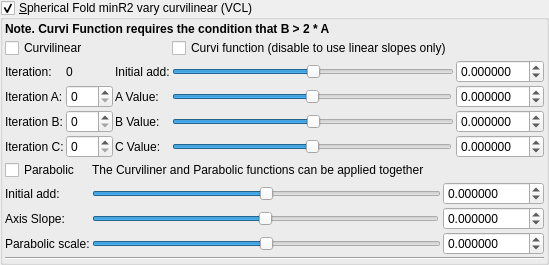
       <widget class="MyGroupBox" name="groupCheck_transf_function_enabledy_false">
        <property name="title">
         <string>&amp;Spherical Fold minR2 vary curvilinear (VCL)</string>
        </property>
        <property name="checkable">
         <bool>true</bool>
        </property>
        <layout class="QVBoxLayout" name="verticalLayout_22" stretch="0,0,0">
         <property name="spacing">
          <number>2</number>
         </property>
         <property name="leftMargin">
          <number>2</number>
         </property>
         <property name="topMargin">
          <number>2</number>
         </property>
         <property name="rightMargin">
          <number>2</number>
         </property>
         <property name="bottomMargin">
          <number>2</number>
         </property>
         <item>
          <layout class="QGridLayout" name="gridLayout_38">
           <property name="spacing">
            <number>2</number>
           </property>
           <item row="3" column="1">
            <widget class="MySpinBox" name="spinboxInt_Cpara_iterA">
             <property name="sizePolicy">
              <sizepolicy hsizetype="Minimum" vsizetype="Maximum">
               <horstretch>0</horstretch>
               <verstretch>0</verstretch>
              </sizepolicy>
             </property>
             <property name="maximum">
              <number>250</number>
             </property>
            </widget>
           </item>
           <item row="1" column="0" colspan="2">
            <widget class="QCheckBox" name="checkBox_Cpara_enabledLinear">
             <property name="text">
              <string>Curvilinear</string>
             </property>
            </widget>
           </item>
           <item row="5" column="0">
            <widget class="QLabel" name="label_176">
             <property name="text">
              <string>Iteration B:</string>
             </property>
            </widget>
           </item>
           <item row="3" column="2">
            <widget class="QLabel" name="label_104">
             <property name="text">
              <string>A Value:</string>
             </property>
            </widget>
           </item>
           <item row="5" column="1">
            <widget class="MySpinBox" name="spinboxInt_Cpara_iterB">
             <property name="sizePolicy">
              <sizepolicy hsizetype="Minimum" vsizetype="Maximum">
               <horstretch>0</horstretch>
               <verstretch>0</verstretch>
              </sizepolicy>
             </property>
             <property name="maximum">
              <number>250</number>
             </property>
            </widget>
           </item>
           <item row="2" column="5">
            <widget class="MyDoubleSpinBox" name="spinbox_Cpara_para00">
             <property name="sizePolicy">
              <sizepolicy hsizetype="Minimum" vsizetype="Maximum">
               <horstretch>0</horstretch>
               <verstretch>0</verstretch>
              </sizepolicy>
             </property>
             <property name="prefix">
              <string/>
             </property>
             <property name="suffix">
              <string/>
             </property>
             <property name="decimals">
              <number>6</number>
             </property>
             <property name="minimum">
              <double>-99.000000000000000</double>
             </property>
             <property name="maximum">
              <double>99.000000000000000</double>
             </property>
             <property name="singleStep">
              <double>0.100000000000000</double>
             </property>
            </widget>
           </item>
           <item row="5" column="2">
            <widget class="QLabel" name="label_105">
             <property name="text">
              <string>B Value:</string>
             </property>
            </widget>
           </item>
           <item row="6" column="3">
            <widget class="QSlider" name="slider_Cpara_paraC">
             <property name="sizePolicy">
              <sizepolicy hsizetype="Expanding" vsizetype="Maximum">
               <horstretch>0</horstretch>
               <verstretch>0</verstretch>
              </sizepolicy>
             </property>
             <property name="minimum">
              <number>-5000000</number>
             </property>
             <property name="maximum">
              <number>5000000</number>
             </property>
             <property name="value">
              <number>0</number>
             </property>
             <property name="sliderPosition">
              <number>0</number>
             </property>
             <property name="orientation">
              <enum>Qt::Horizontal</enum>
             </property>
            </widget>
           </item>
           <item row="0" column="0" colspan="4">
            <widget class="QLabel" name="label_103">
             <property name="font">
              <font>
               <weight>75</weight>
               <bold>true</bold>
              </font>
             </property>
             <property name="text">
              <string>Note. Curvi Function requires the condition that B &gt; 2 * A</string>
             </property>
            </widget>
           </item>
           <item row="6" column="1">
            <widget class="MySpinBox" name="spinboxInt_Cpara_iterC">
             <property name="sizePolicy">
              <sizepolicy hsizetype="Minimum" vsizetype="Maximum">
               <horstretch>0</horstretch>
               <verstretch>0</verstretch>
              </sizepolicy>
             </property>
             <property name="maximum">
              <number>250</number>
             </property>
            </widget>
           </item>
           <item row="3" column="5">
            <widget class="MyDoubleSpinBox" name="spinbox_Cpara_paraA">
             <property name="sizePolicy">
              <sizepolicy hsizetype="Minimum" vsizetype="Maximum">
               <horstretch>0</horstretch>
               <verstretch>0</verstretch>
              </sizepolicy>
             </property>
             <property name="prefix">
              <string/>
             </property>
             <property name="suffix">
              <string/>
             </property>
             <property name="decimals">
              <number>6</number>
             </property>
             <property name="minimum">
              <double>-99.000000000000000</double>
             </property>
             <property name="maximum">
              <double>99.000000000000000</double>
             </property>
             <property name="singleStep">
              <double>0.100000000000000</double>
             </property>
            </widget>
           </item>
           <item row="5" column="3" colspan="2">
            <widget class="QSlider" name="slider_Cpara_paraB">
             <property name="sizePolicy">
              <sizepolicy hsizetype="Expanding" vsizetype="Maximum">
               <horstretch>0</horstretch>
               <verstretch>0</verstretch>
              </sizepolicy>
             </property>
             <property name="minimum">
              <number>-5000000</number>
             </property>
             <property name="maximum">
              <number>5000000</number>
             </property>
             <property name="value">
              <number>0</number>
             </property>
             <property name="sliderPosition">
              <number>0</number>
             </property>
             <property name="orientation">
              <enum>Qt::Horizontal</enum>
             </property>
            </widget>
           </item>
           <item row="6" column="2">
            <widget class="QLabel" name="label_106">
             <property name="text">
              <string>C Value:</string>
             </property>
            </widget>
           </item>
           <item row="2" column="1">
            <widget class="QLabel" name="label_178">
             <property name="text">
              <string notr="true">0</string>
             </property>
            </widget>
           </item>
           <item row="5" column="5">
            <widget class="MyDoubleSpinBox" name="spinbox_Cpara_paraB">
             <property name="sizePolicy">
              <sizepolicy hsizetype="Minimum" vsizetype="Maximum">
               <horstretch>0</horstretch>
               <verstretch>0</verstretch>
              </sizepolicy>
             </property>
             <property name="prefix">
              <string/>
             </property>
             <property name="suffix">
              <string/>
             </property>
             <property name="decimals">
              <number>6</number>
             </property>
             <property name="minimum">
              <double>-99.000000000000000</double>
             </property>
             <property name="maximum">
              <double>99.000000000000000</double>
             </property>
             <property name="singleStep">
              <double>0.100000000000000</double>
             </property>
            </widget>
           </item>
           <item row="2" column="3" colspan="2">
            <widget class="QSlider" name="slider_Cpara_para00">
             <property name="sizePolicy">
              <sizepolicy hsizetype="Expanding" vsizetype="Maximum">
               <horstretch>0</horstretch>
               <verstretch>0</verstretch>
              </sizepolicy>
             </property>
             <property name="minimum">
              <number>-5000000</number>
             </property>
             <property name="maximum">
              <number>5000000</number>
             </property>
             <property name="singleStep">
              <number>1</number>
             </property>
             <property name="orientation">
              <enum>Qt::Horizontal</enum>
             </property>
            </widget>
           </item>
           <item row="3" column="0">
            <widget class="QLabel" name="label_179">
             <property name="text">
              <string>Iteration A:</string>
             </property>
            </widget>
           </item>
           <item row="6" column="0">
            <widget class="QLabel" name="label_180">
             <property name="text">
              <string>Iteration C:</string>
             </property>
            </widget>
           </item>
           <item row="1" column="3">
            <widget class="QCheckBox" name="checkBox_Cpara_enabledCurves">
             <property name="text">
              <string>Curvi function (disable to use linear slopes only)</string>
             </property>
            </widget>
           </item>
           <item row="3" column="3">
            <widget class="QSlider" name="slider_Cpara_paraA">
             <property name="sizePolicy">
              <sizepolicy hsizetype="Expanding" vsizetype="Maximum">
               <horstretch>0</horstretch>
               <verstretch>0</verstretch>
              </sizepolicy>
             </property>
             <property name="minimum">
              <number>-5000000</number>
             </property>
             <property name="maximum">
              <number>5000000</number>
             </property>
             <property name="singleStep">
              <number>1</number>
             </property>
             <property name="orientation">
              <enum>Qt::Horizontal</enum>
             </property>
            </widget>
           </item>
           <item row="6" column="5">
            <widget class="MyDoubleSpinBox" name="spinbox_Cpara_paraC">
             <property name="sizePolicy">
              <sizepolicy hsizetype="Minimum" vsizetype="Maximum">
               <horstretch>0</horstretch>
               <verstretch>0</verstretch>
              </sizepolicy>
             </property>
             <property name="prefix">
              <string/>
             </property>
             <property name="suffix">
              <string/>
             </property>
             <property name="decimals">
              <number>6</number>
             </property>
             <property name="minimum">
              <double>-99.000000000000000</double>
             </property>
             <property name="maximum">
              <double>99.000000000000000</double>
             </property>
             <property name="singleStep">
              <double>0.100000000000000</double>
             </property>
            </widget>
           </item>
           <item row="2" column="2">
            <widget class="QLabel" name="label_107">
             <property name="text">
              <string>Initial add:</string>
             </property>
            </widget>
           </item>
           <item row="2" column="0">
            <widget class="QLabel" name="label_181">
             <property name="text">
              <string>Iteration:</string>
             </property>
            </widget>
           </item>
          </layout>
         </item>
         <item>
          <layout class="QGridLayout" name="gridLayout_39">
           <property name="spacing">
            <number>2</number>
           </property>
           <item row="3" column="5">
            <widget class="MyDoubleSpinBox" name="spinbox_Cpara_parab_scale">
             <property name="sizePolicy">
              <sizepolicy hsizetype="Minimum" vsizetype="Maximum">
               <horstretch>0</horstretch>
               <verstretch>0</verstretch>
              </sizepolicy>
             </property>
             <property name="prefix">
              <string/>
             </property>
             <property name="suffix">
              <string/>
             </property>
             <property name="decimals">
              <number>6</number>
             </property>
             <property name="minimum">
              <double>-9999.000000000000000</double>
             </property>
             <property name="maximum">
              <double>9999.000000000000000</double>
             </property>
             <property name="singleStep">
              <double>0.100000000000000</double>
             </property>
            </widget>
           </item>
           <item row="1" column="5">
            <widget class="MyDoubleSpinBox" name="spinbox_Cpara_parab_offset0">
             <property name="sizePolicy">
              <sizepolicy hsizetype="Minimum" vsizetype="Maximum">
               <horstretch>0</horstretch>
               <verstretch>0</verstretch>
              </sizepolicy>
             </property>
             <property name="prefix">
              <string/>
             </property>
             <property name="suffix">
              <string/>
             </property>
             <property name="decimals">
              <number>6</number>
             </property>
             <property name="minimum">
              <double>-99.000000000000000</double>
             </property>
             <property name="maximum">
              <double>99.000000000000000</double>
             </property>
             <property name="singleStep">
              <double>0.100000000000000</double>
             </property>
            </widget>
           </item>
           <item row="3" column="3" colspan="2">
            <widget class="QSlider" name="slider_Cpara_parab_scale">
             <property name="sizePolicy">
              <sizepolicy hsizetype="Expanding" vsizetype="Maximum">
               <horstretch>0</horstretch>
               <verstretch>0</verstretch>
              </sizepolicy>
             </property>
             <property name="minimum">
              <number>-500000000</number>
             </property>
             <property name="maximum">
              <number>500000000</number>
             </property>
             <property name="value">
              <number>0</number>
             </property>
             <property name="sliderPosition">
              <number>0</number>
             </property>
             <property name="orientation">
              <enum>Qt::Horizontal</enum>
             </property>
            </widget>
           </item>
           <item row="2" column="3">
            <widget class="QSlider" name="slider_Cpara_parab_slope">
             <property name="sizePolicy">
              <sizepolicy hsizetype="Expanding" vsizetype="Maximum">
               <horstretch>0</horstretch>
               <verstretch>0</verstretch>
              </sizepolicy>
             </property>
             <property name="minimum">
              <number>-5000000</number>
             </property>
             <property name="maximum">
              <number>5000000</number>
             </property>
             <property name="singleStep">
              <number>1</number>
             </property>
             <property name="orientation">
              <enum>Qt::Horizontal</enum>
             </property>
            </widget>
           </item>
           <item row="1" column="3" colspan="2">
            <widget class="QSlider" name="slider_Cpara_parab_offset0">
             <property name="sizePolicy">
              <sizepolicy hsizetype="Expanding" vsizetype="Maximum">
               <horstretch>0</horstretch>
               <verstretch>0</verstretch>
              </sizepolicy>
             </property>
             <property name="minimum">
              <number>-5000000</number>
             </property>
             <property name="maximum">
              <number>5000000</number>
             </property>
             <property name="singleStep">
              <number>1</number>
             </property>
             <property name="orientation">
              <enum>Qt::Horizontal</enum>
             </property>
            </widget>
           </item>
           <item row="2" column="5">
            <widget class="MyDoubleSpinBox" name="spinbox_Cpara_parab_slope">
             <property name="sizePolicy">
              <sizepolicy hsizetype="Minimum" vsizetype="Maximum">
               <horstretch>0</horstretch>
               <verstretch>0</verstretch>
              </sizepolicy>
             </property>
             <property name="prefix">
              <string/>
             </property>
             <property name="suffix">
              <string/>
             </property>
             <property name="decimals">
              <number>6</number>
             </property>
             <property name="minimum">
              <double>-99.000000000000000</double>
             </property>
             <property name="maximum">
              <double>99.000000000000000</double>
             </property>
             <property name="singleStep">
              <double>0.100000000000000</double>
             </property>
            </widget>
           </item>
           <item row="0" column="0">
            <widget class="QCheckBox" name="checkBox_Cpara_enabledParab_false">
             <property name="text">
              <string>Parabolic</string>
             </property>
            </widget>
           </item>
           <item row="1" column="0">
            <widget class="QLabel" name="label_108">
             <property name="text">
              <string>Initial add:</string>
             </property>
            </widget>
           </item>
           <item row="3" column="0">
            <widget class="QLabel" name="label_145">
             <property name="text">
              <string>Parabolic scale:</string>
             </property>
            </widget>
           </item>
           <item row="0" column="3">
            <widget class="QLabel" name="label_147">
             <property name="text">
              <string>The Curviliner and Parabolic functions can be applied together</string>
             </property>
            </widget>
           </item>
           <item row="2" column="0">
            <widget class="QLabel" name="label_148">
             <property name="text">
              <string>Axis Slope:</string>
             </property>
            </widget>
           </item>
          </layout>
         </item>
         <item>
          <widget class="Line" name="line_10">
           <property name="orientation">
            <enum>Qt::Horizontal</enum>
           </property>
          </widget>
         </item>
        </layout>
       </widget>
